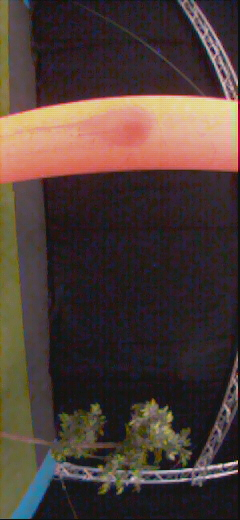
#> input picture DEVELOPMENT/downloads from drone/20260320/1042.jpg, 240 x 520 px; its folder holds only this picture in this run
$ python green_colour_histogram.py
#> lines starting #> are read from the running program, lines starting #| are printed output that depends on the picture; after the words box and inside, x2 and y2 are one past the last pixel; in counts of white or black regions, pixels touching at a corner belong together
"""
SCRIPT FOR SELECTING ZONE WHERE DRONE SHOULD GO - LABELLING TOOL

USES SOME FUNCTIONS PREVIOUSLY MADE BY JONAS AND RICCARDO BUT HAS COPIED THEM HERE FOR EASE OF USE

"""
########################################################################################################################
# Imports ##############################################################################################################
########################################################################################################################
import os
import sys
import random
from glob import glob

import cv2
import numpy as np


########################################################################################################################
# Inputs ###############################################################################################################
########################################################################################################################

MODE = 1          # 1 = folder mode,  2 = single image mode

_script_dir   = os.path.dirname(os.path.abspath(__file__))
_project_root = os.path.abspath(os.path.join(_script_dir, "..", "..", "..", ".."))

SINGLE_IMAGE_PATH = os.path.join(_project_root, "DEVELOPMENT", "downloads from drone", "20260320", "475.jpg")
FOLDER_PATH       = os.path.join(_project_root, "DEVELOPMENT", "downloads from drone", "20260320")

FRAME_DELAY = 1   # ms between cv2.waitKey polls

N_PARTITIONS  = 7         # number of vertical partitions / Zones
SPACING       = "biexp"   # "uniform" or "biexp"
BIEXP_EXP     = 0.925     # lower = more centre-narrow, range (0.0, 1.0]
MIN_BLOB_AREA  = 3000     # blobs smaller than this are discarded — tune to filter carpet/leakage
DILATE_KERNEL  = 50      # pixels to close gaps — increase to bridge wider obstacles like pillars (0 = off)

########################################################################################################################
# Functions ############################################################################################################
########################################################################################################################

def is_ground(Y, U, V):
    """
    Ground Classifier Function (copied from get_obstacle_info_lmp.py)
    """
    if U <= 115.50:
        if V <= 145.00:
            if Y <= 85.50:
                if Y <= 78.50:
                    return 0
                else:
                    return 0
            else:
                if U <= 92.50:
                    return 0
                else:
                    return 255
        else:
            if V <= 152.50:
                if Y <= 177.00:
                    return 255
                else:
                    return 0
            else:
                return 0
    else:
        if U <= 121.50:
            if V <= 137.50:
                if Y <= 87.50:
                    return 0
                else:
                    return 255
            else:
                if U <= 116.50:
                    return 0
                else:
                    return 0
        else:
            if U <= 122.50:
                if V <= 126.00:
                    return 0
                else:
                    return 0
            else:
                if Y <= 62.50:
                    return 0
                else:
                    return 0


def isolate_ground_blob(binary_img: np.ndarray):
    """
    1. Morphological CLOSE to bridge gaps (pillars, obstacles) between ground chunks
    2. Remove blobs smaller than MIN_BLOB_AREA
    Returns the closed mask (not masked back to original) so fill_holes
    can see the full bridged region.
    Tune DILATE_KERNEL to bridge wider gaps, MIN_BLOB_AREA to drop spurious blobs.
    """
    img = binary_img.astype(np.uint8)

    if DILATE_KERNEL > 0:
        k          = cv2.getStructuringElement(cv2.MORPH_ELLIPSE, (DILATE_KERNEL, DILATE_KERNEL))
        img_closed = cv2.morphologyEx(img, cv2.MORPH_CLOSE, k)
    else:
        img_closed = img

    result = cv2.connectedComponentsWithStats(img_closed, connectivity=8)
    totalLabels, labeled_img, values, _ = result

    for blob_label in range(1, totalLabels):
        if values[blob_label, cv2.CC_STAT_AREA] < MIN_BLOB_AREA:
            labeled_img[labeled_img == blob_label] = 0

    labeled_img[labeled_img != 0] = 255
    return labeled_img.astype(np.uint8)


def fill_holes(binary_img: np.ndarray):
    """
    Fill regions fully enclosed by ground on all sides.
    Image edges act as walls — regions touching the border are NOT filled,
    preventing leakage out of the image boundary.
    """
    binary_img = binary_img.astype(np.uint8)
    H, W = binary_img.shape

    # pad with 1px border of zeros so flood fill can reach all edge-connected regions
    padded = cv2.copyMakeBorder(binary_img, 1, 1, 1, 1, cv2.BORDER_CONSTANT, value=0)

    # flood fill the non-ground regions reachable from outside
    inv  = cv2.bitwise_not(padded)
    mask = np.zeros((H + 4, W + 4), dtype=np.uint8)
    cv2.floodFill(inv, mask, (0, 0), 255)
    inv_flooded = cv2.bitwise_not(inv)

    # remove padding
    inv_flooded = inv_flooded[1:H+1, 1:W+1]

    # enclosed holes → fill as ground
    filled = cv2.bitwise_or(binary_img, inv_flooded)
    return filled


def detect_ground(image_bgr, median_ksize=5):
    """
    Applies the strict decision-tree ground classifier per pixel.
    Returns (mask, holes_mask) both uint8, full resolution.
    """
    _apply = np.vectorize(is_ground)

    yuv = cv2.cvtColor(image_bgr, cv2.COLOR_BGR2YUV)
    Y, U, V = cv2.split(yuv)

    mask = _apply(Y, U, V).astype(np.uint8)

    if median_ksize >= 3:
        mask = cv2.medianBlur(mask, median_ksize)

    mask_before_fill = isolate_ground_blob(mask)
    mask_filled      = fill_holes(mask_before_fill)
    holes_mask       = cv2.subtract(mask_filled.astype(np.uint8), mask_before_fill.astype(np.uint8))

    return mask_filled, holes_mask


def ground_column_counts(mask):
    """Returns array of length W: number of ground pixels per column."""
    return (mask > 0).sum(axis=0).astype(np.float32)


def get_partition_edges(W, n_partitions=7, spacing="uniform", biexp_exp=0.7):
    """
    Returns a list of (x_start, x_end) pixel ranges for each partition.

    Parameters
    ----------
    W            : image width in pixels
    n_partitions : number of vertical partitions
    spacing      : "uniform" — equal width partitions
                   "biexp"   — centre-narrow, wider towards the edges
    biexp_exp    : exponent for biexp spacing (0.0, 1.0] — lower = more aggressive
    """
    if spacing == "uniform":
        edges = np.linspace(0, W, n_partitions + 1, dtype=int)

    elif spacing == "biexp":
        t      = np.linspace(-1, 1, n_partitions + 1)
        warped = np.sign(t) * (np.abs(t) ** biexp_exp)
        warped = (warped - warped[0]) / (warped[-1] - warped[0])
        edges  = (warped * W).astype(int)

    else:
        raise ValueError(f"Unknown spacing: '{spacing}'. Use 'uniform' or 'biexp'.")

    return [(int(edges[i]), int(edges[i + 1])) for i in range(n_partitions)]


def partition_ground_counts(counts, partitions, H):
    """
    Returns a list of (ground_pixels, percentage) per partition.
    Percentage = ground pixels / total pixels in that partition.
    Instantaneous — no temporal smoothing, just the current frame's mask.
    """
    result = []
    for (x0, x1) in partitions:
        total_pixels  = (x1 - x0) * H
        ground_pixels = int(counts[x0:x1].sum())
        pct           = 100.0 * ground_pixels / total_pixels if total_pixels > 0 else 0.0
        result.append((ground_pixels, pct))
    return result


def get_best_partition(part_data):
    """
    Given the output of partition_ground_counts, returns the index of the
    partition with the highest ground percentage.
    This is the zone the drone should fly towards.
    """
    pcts = [pct for (_, pct) in part_data]
    return int(np.argmax(pcts))


def build_display(image_bgr, mask, holes_mask, partitions, part_data, best_idx):
    """
    Pure visualisation — takes analysis results as input, draws nothing itself.

    Parameters
    ----------
    image_bgr  : original BGR image (unrotated)
    mask       : ground mask (unrotated)
    holes_mask : pixels filled by fill_holes (shown in blue)
    partitions : output of get_partition_edges
    part_data  : output of partition_ground_counts
    best_idx   : output of get_best_partition
    """
    image_bgr  = cv2.rotate(image_bgr,  cv2.ROTATE_90_COUNTERCLOCKWISE)
    mask       = cv2.rotate(mask,       cv2.ROTATE_90_COUNTERCLOCKWISE)
    holes_mask = cv2.rotate(holes_mask, cv2.ROTATE_90_COUNTERCLOCKWISE)

    H, W = image_bgr.shape[:2]

    counts    = ground_column_counts(mask)
    part_pcts = [pct for (_, pct) in part_data]
    max_pct   = max(part_pcts) if max(part_pcts) > 0 else 1

    # panel 1: original with ground overlay + partition lines
    # green = detected ground, blue = filled holes
    overlay = image_bgr.copy()
    overlay[mask > 0]       = [0, 255, 0]   # green: detected ground
    overlay[holes_mask > 0] = [255, 100, 0] # blue: filled holes
    panel1 = cv2.addWeighted(image_bgr, 0.5, overlay, 0.5, 0)

    for i, (x0, x1) in enumerate(partitions):
        colour = (0, 255, 255) if i == best_idx else (255, 255, 0)
        cv2.line(panel1, (x0, 0), (x0, H - 1), colour, 1)
    cv2.line(panel1, (W - 1, 0), (W - 1, H - 1), (255, 255, 0), 1)

    # panel 2: per-column histogram + partition bars
    hist_img  = np.zeros((H, W, 3), dtype=np.uint8)
    max_count = counts.max() if counts.max() > 0 else 1
    norm      = (counts / max_count * (H - 1)).astype(int)

    hole_counts = (holes_mask > 0).sum(axis=0).astype(np.float32)
    hole_norm   = (hole_counts / max_count * (H - 1)).astype(int)

    for x, bar_h in enumerate(norm):
        if bar_h > 0:
            cv2.line(hist_img, (x, H - 1), (x, H - 1 - bar_h), (0, 200, 80), 1)
    for x, bar_h in enumerate(hole_norm):
        if bar_h > 0:
            cv2.line(hist_img, (x, H - 1), (x, H - 1 - bar_h), (255, 100, 0), 1)

    font   = cv2.FONT_HERSHEY_SIMPLEX
    fscale = 0.4

    for i, ((x0, x1), (gpx, pct)) in enumerate(zip(partitions, part_data)):
        bar_h  = int(pct / max_pct * (H - 1))
        colour = (0, 255, 255) if i == best_idx else (255, 200, 0)

        if i == best_idx:
            cv2.rectangle(hist_img, (x0, H - 1), (x1 - 1, H - 1 - bar_h), colour, -1)
            for x in range(x0, x1):
                if norm[x] > 0:
                    cv2.line(hist_img, (x, H - 1), (x, H - 1 - norm[x]), (0, 255, 0), 1)
        else:
            cv2.rectangle(hist_img, (x0, H - 1), (x1 - 1, H - 1 - bar_h), colour, 1)

        cv2.putText(hist_img, f"{pct:.0f}%",
                    (x0 + 2, H - 1 - bar_h - 4),
                    font, fscale, colour, 1)
        cv2.line(hist_img, (x0, 0), (x0, H - 1), (100, 100, 100), 1)

    cv2.putText(hist_img,
                f"ground % / partition  (instantaneous)  best={best_idx}",
                (4, 20), font, 0.45, (200, 200, 200), 1)
    cv2.line(hist_img, (0, H // 2), (W - 1, H // 2), (80, 80, 80), 1)

    return np.vstack((panel1, hist_img))


########################################################################################################################
# Main #################################################################################################################
########################################################################################################################

def main():
    if MODE == 2:
        image_paths = [SINGLE_IMAGE_PATH]
        start_idx   = 0
    else:
        image_paths = sorted(glob(os.path.join(FOLDER_PATH, "*.jpg")))
        if not image_paths:
            print(f"No .jpg images found in:\n  {FOLDER_PATH}")
            sys.exit(1)
        start_idx = random.randint(0, len(image_paths) - 1)

    WINDOW = "Ground column histogram  |  a/d = prev/next  |  q = quit"
    cv2.namedWindow(WINDOW, cv2.WINDOW_NORMAL)
    cv2.setWindowProperty(WINDOW, cv2.WND_PROP_ASPECT_RATIO, cv2.WINDOW_KEEPRATIO)

    idx              = start_idx
    needs_processing = True

    while True:
        try:
            if needs_processing:
                image_path = image_paths[idx]
                raw = cv2.imread(image_path)
#> raw is the input picture: shape (520, 240, 3); mean B, G, R 56.1, 61.1, 77.7
                if raw is None:
                    print(f"Could not read: {image_path}")
                    idx = (idx + 1) % len(image_paths)
                    continue

                # ── analysis ──────────────────────────────────────────────────
                mask, holes_mask = detect_ground(raw)
#> in isolate_ground_blob, `totalLabels, labeled_img, values, _ = result`:
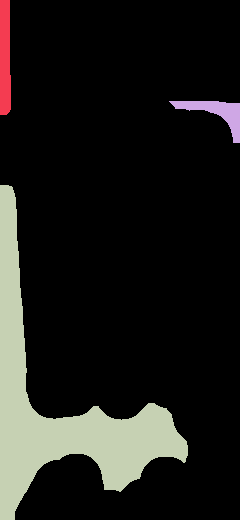
#> labeled_img: shape (520, 240) int32; 4 distinct labels, from 0 to 3; one colour per label, 0 black
#> in isolate_ground_blob, `totalLabels, labeled_img, values, _ = result`: totalLabels = 4; values = [[0, 0, 240, 520, 106580], [0, 0, 11, 115, 1179], [169, 101, 71, 42, 1016], [0, 185, 188, 335, 16025]]
#> after the loop in isolate_ground_blob, `for blob_label in range(1, totalLabels):`:
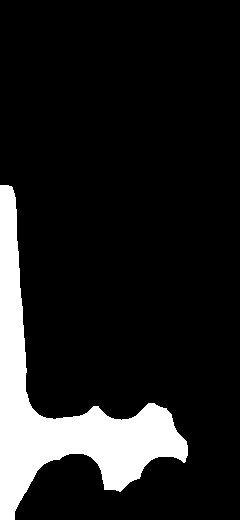
#> labeled_img: shape (520, 240) int32; values 0 (black) and 3 (white), 12.8% white; 1 white region, box (x1, y1, x2, y2) and area: (0, 185, 188, 520) 16025
                counts     = ground_column_counts(
                                 cv2.rotate(mask, cv2.ROTATE_90_COUNTERCLOCKWISE))
#> counts = 520 values, max 188 at index 445, min 0 at index 0, mean 30.82
                H, W       = (cv2.rotate(raw, cv2.ROTATE_90_COUNTERCLOCKWISE)).shape[:2]
                partitions = get_partition_edges(W, N_PARTITIONS, SPACING, BIEXP_EXP)
                part_data  = partition_ground_counts(counts, partitions, H)
#> the loop in partition_ground_counts, `for (x0, x1) in partitions:` made 7 passes
#> (ground_pixels, pct) on passes 1 to 7: (0, 0), (0, 0), (490, 2.69), (1609, 7.89), (1868, 10.24), (7577, 43.85), (4481, 26.67)
#> after the loop in partition_ground_counts, `for (x0, x1) in partitions:`: result = [(0, 0), (0, 0), (490, 2.69), (1609, 7.89), (1868, 10.24), (7577, 43.85), (4481, 26.67)]
#> part_data has the same summary as result in partition_ground_counts
                best_idx   = get_best_partition(part_data)
#> in get_best_partition, `pcts = [pct for (_, pct) in part_data]`: pcts = [0, 0, 2.69, 7.89, 10.24, 43.85, 26.67]
#> best_idx = 5

                print(f"[{os.path.basename(image_path)}]  best partition: {best_idx}")
#| [1042.jpg]  best partition: 5

                # ── visualisation ─────────────────────────────────────────────
                frame = build_display(raw, mask, holes_mask, partitions, part_data, best_idx)
#> in build_display, `mask       = cv2.rotate(mask,       cv2.ROTATE_90_COUNTERCLOCKWISE)`:
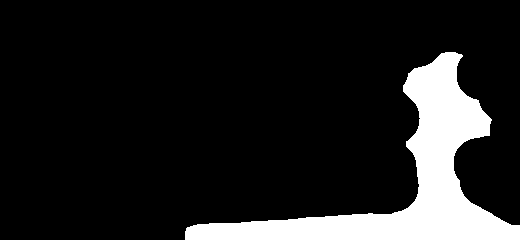
#> mask: shape (240, 520); 12.8% white; 1 white region, box (x1, y1, x2, y2) and area: (185, 52, 520, 240) 16025
#> in build_display, `part_pcts = [pct for (_, pct) in part_data]`: part_pcts = [0, 0, 2.69, 7.89, 10.24, 43.85, 26.67]
#> in build_display, `max_pct   = max(part_pcts) if max(part_pcts) > 0 else 1`: max_pct = 43.85
#> the loop in build_display, `for i, (x0, x1) in enumerate(partitions):` made 7 passes
#> colour on passes 1 to 7: (255, 255, 0), (255, 255, 0), (255, 255, 0), (255, 255, 0), (255, 255, 0), (0, 255, 255), (255, 255, 0)
#> in build_display, `cv2.line(panel1, (W - 1, 0), (W - 1, H - 1), (255, 255, 0), 1)`:
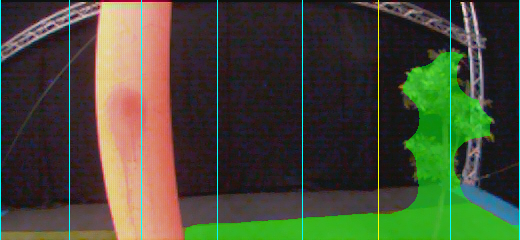
#> panel1: shape (240, 520, 3); mean of channels 0, 1, 2 55, 74.7, 71.2; drawn as B, G, R
#> in build_display, `max_count = counts.max() if counts.max() > 0 else 1`: max_count = 188
#> in build_display, `norm      = (counts / max_count * (H - 1)).astype(int)`: norm = 520 values, max 239 at index 445, min 0 at index 0, mean 38.9
#> in build_display, `hole_counts = (holes_mask > 0).sum(axis=0).astype(np.float32)`: hole_counts = 520 values from 0 to 0
#> after the loop in build_display, `for x, bar_h in enumerate(norm):`:
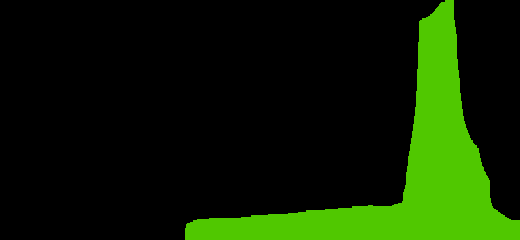
#> hist_img: shape (240, 520, 3); mean of channels 0, 1, 2 0, 33, 13.2; drawn as B, G, R
#> in build_display, `font   = cv2.FONT_HERSHEY_SIMPLEX`: font = 0
#> the loop in build_display, `for i, ((x0, x1), (gpx, pct)) in enumerate(zip(partitions, part_data)):` made 7 passes
#> (x0, x1, gpx, pct, bar_h, colour) on passes 1 to 7: (0, 69, 0, 0, 0, (255, 200, 0)), (69, 141, 0, 0, 0, (255, 200, 0)), (141, 217, 490, 2.69, 14, (255, 200, 0)), (217, 302, 1609, 7.89, 42, (255, 200, 0)), (302, 378, 1868, 10.24, 55, (255, 200, 0)), (378, 450, 7577, 43.85, 239, (0, 255, 255)), (450, 520, 4481, 26.67, 145, (255, 200, 0))
#> after the loop in build_display, `for i, ((x0, x1), (gpx, pct)) in enumerate(zip(partitions, part_data)):`:
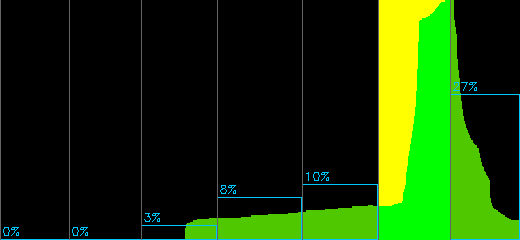
#> hist_img: shape (240, 520, 3); 16.08% of pixels changed, all inside (x1, y1, x2, y2) = (0, 0, 520, 240); drawn as B, G, R
#> in build_display, `return np.vstack((panel1, hist_img))`:
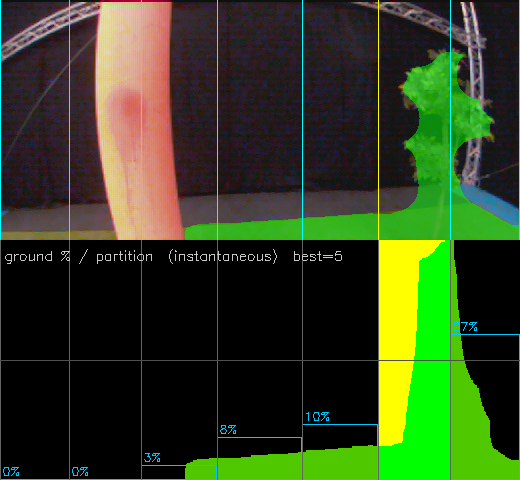
#> returned value: shape (480, 520, 3); mean of channels 0, 1, 2 30.3, 65.3, 47.7; drawn as B, G, R

                cv2.setWindowTitle(WINDOW,
                    f"[{idx+1}/{len(image_paths)}]  {os.path.basename(image_path)}"
                    f"  →  best zone: {best_idx}")
                cv2.imshow(WINDOW, frame)
                needs_processing = False

            key = cv2.waitKey(FRAME_DELAY)
#> (key q is pressed here)
            if key == ord('q'):
                break
            elif key in (ord('d'), 83, 65363) and not needs_processing:
                idx = (idx + 1) % len(image_paths)
                needs_processing = True
            elif key in (ord('a'), 81, 65361) and not needs_processing:
                idx = (idx - 1) % len(image_paths)
                needs_processing = True

        except KeyboardInterrupt:
            print("\nInterrupted. Exiting...")
            break

    cv2.destroyAllWindows()


if __name__ == "__main__":
    main()

$ run again, on DEVELOPMENT/downloads from drone/20260320/1625.jpg
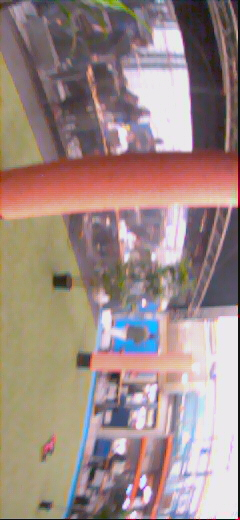
#> input picture DEVELOPMENT/downloads from drone/20260320/1625.jpg, 240 x 520 px
#> in main, raw is the input picture: shape (520, 240, 3); mean B, G, R 133, 137.1, 157.7
#> yuv: shape (520, 240, 3); mean of channels 0, 1, 2 142.8, 123.2, 141.1
#> img_closed: shape (520, 240); 26.8% white; 10 white regions (2 under 20 px), largest, box (x1, y1, x2, y2) and area: (0, 216, 197, 520) 28327, (0, 54, 44, 170) 2759, (65, 0, 151, 37) 2101
#> totalLabels = 11; values = [[0, 0, 240, 520, 91331], [65, 0, 86, 37, 2101], [0, 54, 44, 116, 2759], [222, 194, 18, 11, 133], [205, 200, 1, 1, 1], [0, 216, 197, 304, 28327], [213, 324, 5, 8, 31], [183, 384, 12, 4, 27], [206, 481, 4, 13, 34], [201, 506, 2, 14, 14], [123, 513, 6, 7, 42]]
#> after the loop in isolate_ground_blob, `for blob_label in range(1, totalLabels):`:
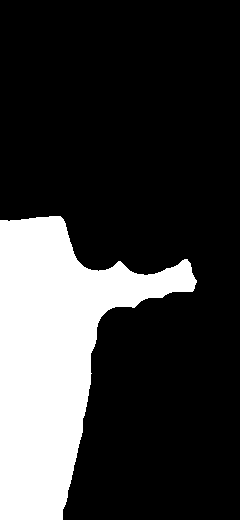
#> labeled_img: shape (520, 240) int32; values 0 (black) and 5 (white), 22.7% white; 1 white region, box (x1, y1, x2, y2) and area: (0, 216, 197, 520) 28327
#> padded: shape (522, 242); 22.4% white; 1 white region, box (x1, y1, x2, y2) and area: (1, 217, 198, 521) 28327
#> in main, `counts     = ground_column_counts( cv2.rotate(mask, cv2.ROTATE_90_COUN..`: counts = 520 values, max 197 at index 280, min 0 at index 0, mean 54.47
#> the loop in partition_ground_counts, `for (x0, x1) in partitions:` made 7 passes
#> (ground_pixels, pct) on passes 1 to 7: (0, 0), (0, 0), (12, 0.0658), (9759, 47.84), (7521, 41.23), (6129, 35.47), (4906, 29.2)
#> after the loop in partition_ground_counts, `for (x0, x1) in partitions:`: result = [(0, 0), (0, 0), (12, 0.0658), (9759, 47.84), (7521, 41.23), (6129, 35.47), (4906, 29.2)]
#> part_data has the same summary as result in partition_ground_counts
#> pcts = [0, 0, 0.0658, 47.84, 41.23, 35.47, 29.2]
#> best_idx = 3
#| [1625.jpg]  best partition: 3
#> part_pcts = [0, 0, 0.0658, 47.84, 41.23, 35.47, 29.2]
#> max_pct = 47.84
#> the loop in build_display, `for i, (x0, x1) in enumerate(partitions):` made 7 passes
#> colour on passes 1 to 7: (255, 255, 0), (255, 255, 0), (255, 255, 0), (0, 255, 255), (255, 255, 0), (255, 255, 0), (255, 255, 0)
#> max_count = 197
#> norm = 520 values, max 239 at index 280, min 0 at index 0, mean 65.79
#> hole_counts = 520 values from 0 to 0
#> font = 0
#> the loop in build_display, `for i, ((x0, x1), (gpx, pct)) in enumerate(zip(partitions, part_data)):` made 7 passes
#> (x0, x1, gpx, pct, bar_h, colour) on passes 1 to 7: (0, 69, 0, 0, 0, (255, 200, 0)), (69, 141, 0, 0, 0, (255, 200, 0)), (141, 217, 12, 0.0658, 0, (255, 200, 0)), (217, 302, 9759, 47.84, 239, (0, 255, 255)), (302, 378, 7521, 41.23, 206, (255, 200, 0)), (378, 450, 6129, 35.47, 177, (255, 200, 0)), (450, 520, 4906, 29.2, 145, (255, 200, 0))
#> in build_display, `return np.vstack((panel1, hist_img))`:
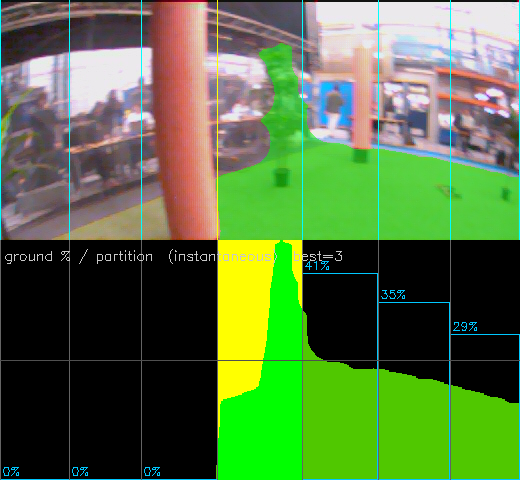
#> returned value: shape (480, 520, 3); mean of channels 0, 1, 2 63.9, 115.9, 85.8; drawn as B, G, R
